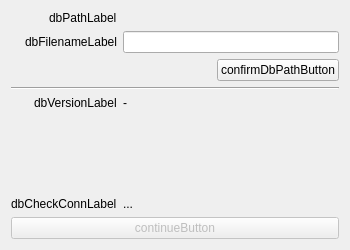
<?xml version="1.0" encoding="UTF-8"?>
<ui version="4.0">
 <class>DatabaseChecker</class>
 <widget class="QWidget" name="DatabaseChecker">
  <property name="geometry">
   <rect>
    <x>0</x>
    <y>0</y>
    <width>350</width>
    <height>250</height>
   </rect>
  </property>
  <property name="windowTitle">
   <string notr="true">DatabaseChecker</string>
  </property>
  <layout class="QFormLayout" name="formLayout">
   <property name="labelAlignment">
    <set>Qt::AlignRight|Qt::AlignTrailing|Qt::AlignVCenter</set>
   </property>
   <item row="0" column="0">
    <widget class="QLabel" name="label">
     <property name="text">
      <string>dbPathLabel</string>
     </property>
    </widget>
   </item>
   <item row="0" column="1">
    <widget class="FileSelector" name="dbDirSelector" native="true"/>
   </item>
   <item row="1" column="0">
    <widget class="QLabel" name="label_3">
     <property name="text">
      <string>dbFilenameLabel</string>
     </property>
    </widget>
   </item>
   <item row="1" column="1">
    <widget class="QLineEdit" name="dbFilenameLineEdit"/>
   </item>
   <item row="2" column="1">
    <layout class="QHBoxLayout" name="horizontalLayout">
     <item>
      <spacer name="horizontalSpacer">
       <property name="orientation">
        <enum>Qt::Horizontal</enum>
       </property>
       <property name="sizeHint" stdset="0">
        <size>
         <width>40</width>
         <height>20</height>
        </size>
       </property>
      </spacer>
     </item>
     <item>
      <widget class="QPushButton" name="confirmDbPathButton">
       <property name="sizePolicy">
        <sizepolicy hsizetype="Maximum" vsizetype="Fixed">
         <horstretch>0</horstretch>
         <verstretch>0</verstretch>
        </sizepolicy>
       </property>
       <property name="text">
        <string>confirmDbPathButton</string>
       </property>
      </widget>
     </item>
    </layout>
   </item>
   <item row="4" column="1">
    <widget class="QLabel" name="dbVersionLabel">
     <property name="text">
      <string notr="true">-</string>
     </property>
    </widget>
   </item>
   <item row="6" column="1">
    <spacer name="verticalSpacer">
     <property name="orientation">
      <enum>Qt::Vertical</enum>
     </property>
     <property name="sizeHint" stdset="0">
      <size>
       <width>20</width>
       <height>40</height>
      </size>
     </property>
    </spacer>
   </item>
   <item row="7" column="0">
    <widget class="QLabel" name="label_5">
     <property name="text">
      <string>dbCheckConnLabel</string>
     </property>
    </widget>
   </item>
   <item row="7" column="1">
    <widget class="QLabel" name="dbCheckConnLabel">
     <property name="text">
      <string notr="true">...</string>
     </property>
    </widget>
   </item>
   <item row="8" column="0" colspan="2">
    <widget class="QPushButton" name="continueButton">
     <property name="enabled">
      <bool>false</bool>
     </property>
     <property name="text">
      <string>continueButton</string>
     </property>
    </widget>
   </item>
   <item row="4" column="0">
    <widget class="QLabel" name="label_2">
     <property name="text">
      <string>dbVersionLabel</string>
     </property>
    </widget>
   </item>
   <item row="3" column="0" colspan="2">
    <widget class="Line" name="line">
     <property name="orientation">
      <enum>Qt::Horizontal</enum>
     </property>
    </widget>
   </item>
  </layout>
 </widget>
 <customwidgets>
  <customwidget>
   <class>FileSelector</class>
   <extends>QWidget</extends>
   <header>ui.implements.components.fileSelector</header>
   <container>1</container>
  </customwidget>
 </customwidgets>
 <resources/>
 <connections/>
</ui>
